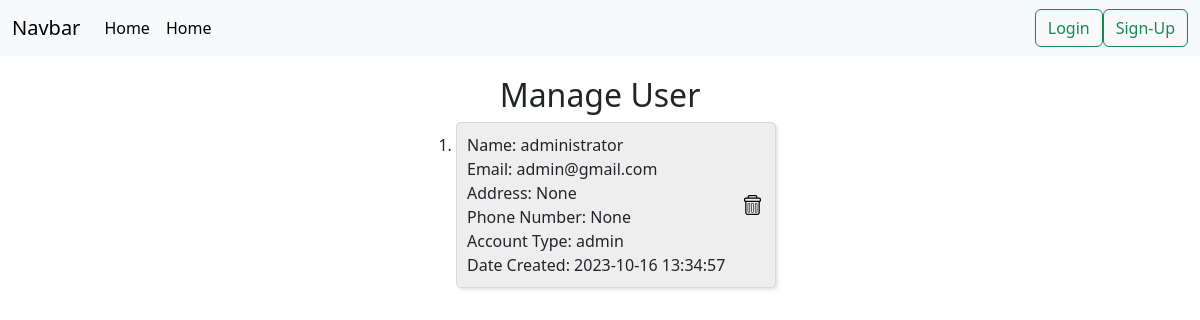
/manage_user, run on the app's committed database.
### tables this page shows
CREATE TABLE users (
    user_id INTEGER PRIMARY KEY AUTOINCREMENT,
    first_name varchar(50) NOT NULL,
    last_name varchar(50),
    email varchar(50) NOT NULL UNIQUE,
    password varchar(50) NOT NULL,
    address varchar(100),
    phone_number varchar(20),
    account_type varchar(10) NOT NULL DEFAULT "user",
    time_created DATETIME DEFAULT CURRENT_TIMESTAMP
);

### app.py (the view)
@app.route('/manage_user', methods=['GET', 'POST'])
def manage_user():
    try:
        if request.method == 'GET':
            conn = get_db_connection()
            users = conn.execute('SELECT * FROM users').fetchall()
            conn.close()
            return render_template('manage_user.html', users=users)
    except Exception as e:
        print(str(e))
        return redirect('/')

### app.py (called while the page is built)
def get_db_connection():
    conn = sqlite3.connect('sql_database.db')
    conn.row_factory = sqlite3.Row
    return conn

### templates/manage_user.html (shortened to what this page needs)
{% extends 'base.html' %}
{% block body %}
<main class="container-fluid main-cart-container">
  <h2>Manage User</h2>
  <div class="user-list">
    <ol>
      {% for user in users %}
      <li>
        <div class="user-box-flex">
          <div class="user-box-description">
            <div class="manage-user-left-section">
              <div class="first-name">
                {% if user.lastname != null %}
                Name: {{ user.first_name + " " + user.last_name }}
                {% else %}
                Name: {{ user.first_name }}
                {% endif %}
              </div>
              <div class="email">
                Email: {{ user.email }}
              </div>
              <div class="address">
                Address: {{ user.address }}
              </div>
              <div class="phone-number">
                  Phone Number: {{ user.phone_number }}
              </div>
              <div class="account_type">
                  Account Type: {{ user.account_type }}
              </div>
              <div class="date-created">
                  Date Created: {{ user.time_created }}
              </div>
            </div>
            <div class="manage-user-right-section">
              <div class="delete-user-container">
                <form class="delete-user-form" action="/delete_user" method="POST">
                  <button class="delete-user-button">
                    <img src="/static/css/icons/trash.svg" alt="delete-user-image" class="delete-user-image">
                  </button>
                </form>
              </div>
            </div>
          </div>
        </div>
      </li>
      {% endfor %}
  </ol>
  </div>
</main>
{% endblock %}

### static/css/main.css (style rules this page uses)
* { margin: 0; padding: 0; }
body, html { height: 100%; font-family: sans-serif; }
.main-cart-container { display: flex; flex-direction: column; align-items: center; }
.delete-cart-container, .delete-user-container { display: flex; justify-content: center; padding-bottom: 5px; padding-right: 5px; }
.delete-cart-form, .delete-user-form { display: flex; justify-content: center; }
.delete-cart-button, .delete-user-button { border: none; }
.delete-cart-image, .delete-user-image { height: 20px; }
.user-box-flex { display: flex; flex-direction: row; }
.user-box-description { display: flex; flex-direction: row; margin-bottom: 12px; border: solid; border-width: 1px; border-radius: 5px; border-color: rgb(216, 216, 216); background-color: rgb(238, 238, 238); box-shadow: 2px 2px 3px rgba(0, 0, 0, 0.1); width: 320px; padding: 10px 0px 10px 10px; }
.manage-user-left-section { flex: 1; }
.manage-user-right-section { display: flex; width: 40px; justify-content: center; align-items: center; }

### data on the page
users: first_name "administrator", email "admin@gmail.com", address "None", phone_number "None", account_type "admin", time_created "2023-10-16 13:34:57"
